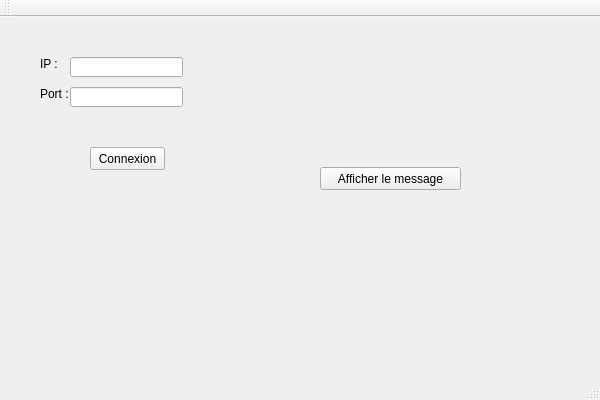
<?xml version="1.0" encoding="UTF-8"?>
<ui version="4.0">
 <class>TCPIPQTClass</class>
 <widget class="QMainWindow" name="TCPIPQTClass">
  <property name="geometry">
   <rect>
    <x>0</x>
    <y>0</y>
    <width>600</width>
    <height>400</height>
   </rect>
  </property>
  <property name="windowTitle">
   <string>TCPIPQT</string>
  </property>
  <widget class="QWidget" name="centralWidget">
   <widget class="QLabel" name="label">
    <property name="geometry">
     <rect>
      <x>40</x>
      <y>40</y>
      <width>47</width>
      <height>13</height>
     </rect>
    </property>
    <property name="text">
     <string>IP :</string>
    </property>
   </widget>
   <widget class="QLabel" name="label_2">
    <property name="geometry">
     <rect>
      <x>40</x>
      <y>70</y>
      <width>47</width>
      <height>13</height>
     </rect>
    </property>
    <property name="text">
     <string>Port :</string>
    </property>
   </widget>
   <widget class="QLineEdit" name="IPEdit">
    <property name="geometry">
     <rect>
      <x>70</x>
      <y>40</y>
      <width>113</width>
      <height>20</height>
     </rect>
    </property>
   </widget>
   <widget class="QLineEdit" name="PortEdit">
    <property name="geometry">
     <rect>
      <x>70</x>
      <y>70</y>
      <width>113</width>
      <height>20</height>
     </rect>
    </property>
   </widget>
   <widget class="QPushButton" name="pushConnectButton">
    <property name="geometry">
     <rect>
      <x>90</x>
      <y>130</y>
      <width>75</width>
      <height>23</height>
     </rect>
    </property>
    <property name="text">
     <string>Connexion</string>
    </property>
   </widget>
   <widget class="QPushButton" name="pushMessageButton">
    <property name="geometry">
     <rect>
      <x>320</x>
      <y>150</y>
      <width>141</width>
      <height>23</height>
     </rect>
    </property>
    <property name="text">
     <string>Afficher le message</string>
    </property>
   </widget>
   <widget class="QLabel" name="label_status">
    <property name="geometry">
     <rect>
      <x>360</x>
      <y>60</y>
      <width>181</width>
      <height>16</height>
     </rect>
    </property>
    <property name="text">
     <string/>
    </property>
   </widget>
  </widget>
  <widget class="QMenuBar" name="menuBar">
   <property name="geometry">
    <rect>
     <x>0</x>
     <y>0</y>
     <width>600</width>
     <height>21</height>
    </rect>
   </property>
  </widget>
  <widget class="QToolBar" name="mainToolBar">
   <attribute name="toolBarArea">
    <enum>TopToolBarArea</enum>
   </attribute>
   <attribute name="toolBarBreak">
    <bool>false</bool>
   </attribute>
  </widget>
  <widget class="QStatusBar" name="statusBar"/>
 </widget>
 <layoutdefault spacing="6" margin="11"/>
 <resources>
  <include location="TCPIPQT.qrc"/>
 </resources>
 <connections>
  <connection>
   <sender>pushConnectButton</sender>
   <signal>clicked()</signal>
   <receiver>TCPIPQTClass</receiver>
   <slot>onConnectButtonClicked()</slot>
   <hints>
    <hint type="sourcelabel">
     <x>127</x>
     <y>174</y>
    </hint>
    <hint type="destinationlabel">
     <x>299</x>
     <y>199</y>
    </hint>
   </hints>
  </connection>
  <connection>
   <sender>pushMessageButton</sender>
   <signal>clicked()</signal>
   <receiver>TCPIPQTClass</receiver>
   <slot>onSendMessageButtonClicked()</slot>
   <hints>
    <hint type="sourcelabel">
     <x>390</x>
     <y>194</y>
    </hint>
    <hint type="destinationlabel">
     <x>299</x>
     <y>199</y>
    </hint>
   </hints>
  </connection>
 </connections>
 <slots>
  <slot>onConnectButtonClicked()</slot>
  <slot>onSendMessageButtonClicked()</slot>
 </slots>
</ui>
